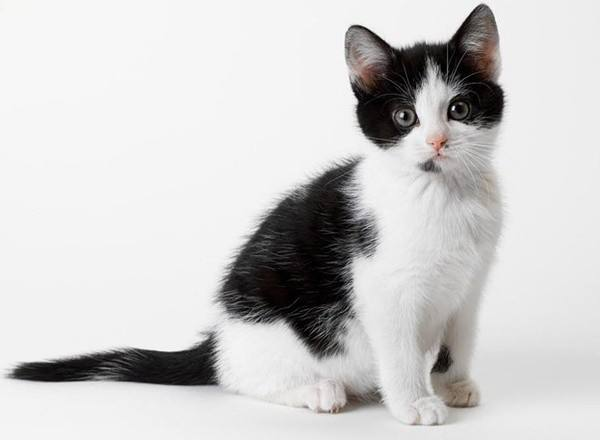
#> input picture Project 8 - Computer Vision/cat.jpg, 600 x 440 px
$ python test7.py
#> lines starting #> are read from the running program, lines starting #| are printed output that depends on the picture; after the words box and inside, x2 and y2 are one past the last pixel; in counts of white or black regions, pixels touching at a corner belong together
import cv2
import numpy as np
import matplotlib.pyplot as plt

img = cv2.imread("cat.jpg", cv2.IMREAD_GRAYSCALE)
#> img: shape (440, 600); min 0, max 255, mean 205.2
cv2.imshow('image', img)
cv2.waitKey(0)
cv2.destroyAllWindows()
mask = np.zeros(img.shape, np.uint8)
mask[100:300, 200:400] = 255
cv2.imshow('mask', mask)
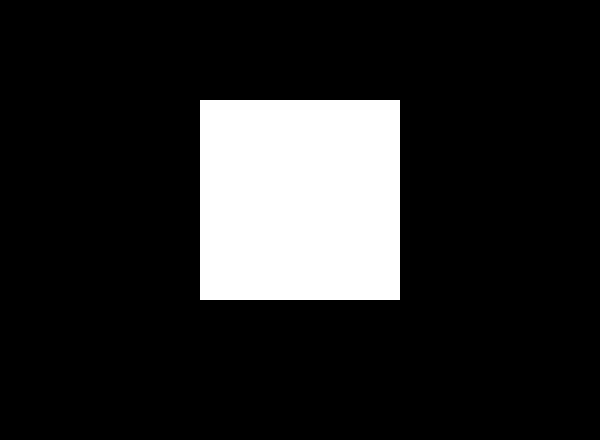
#> window 'mask': shape (440, 600); 15.2% white; 1 white region, box (x1, y1, x2, y2) and area: (200, 100, 400, 300) 40000
cv2.waitKey(0)
cv2.destroyAllWindows()
img_masked = cv2.bitwise_and(img, img, mask=mask)
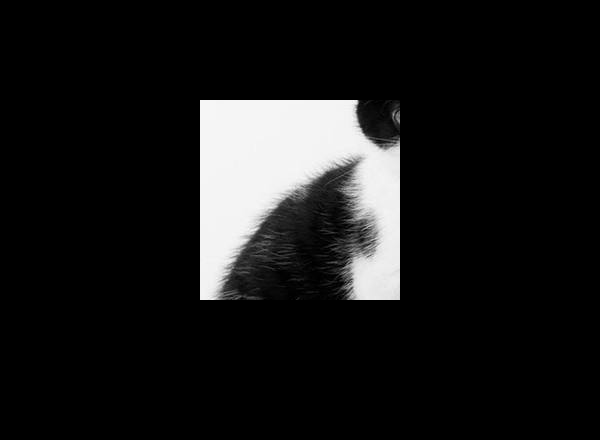
#> img_masked: shape (440, 600); min 0, max 250, mean 24.5
cv2.imshow('img_masked', img_masked)
cv2.waitKey(0)
cv2.destroyAllWindows()
hist_full = cv2.calcHist([img], [0], None, [256], [0, 256])
#> hist_full = 256 values, max 21686 at index 245, min 3 at index 254, mean 1031.2
hist_masked = cv2.calcHist([img_masked], [0], mask, [256], [0, 256])
#> hist_masked = 256 values, max 7215 at index 244, min 0 at index 251, mean 156.2


plt.subplot(221), plt.imshow(img, 'gray')
plt.subplot(222), plt.imshow(mask, 'gray')
plt.subplot(223), plt.imshow(img_masked, 'gray')
plt.subplot(224), plt.plot(hist_full), plt.plot(hist_masked)
plt.show()
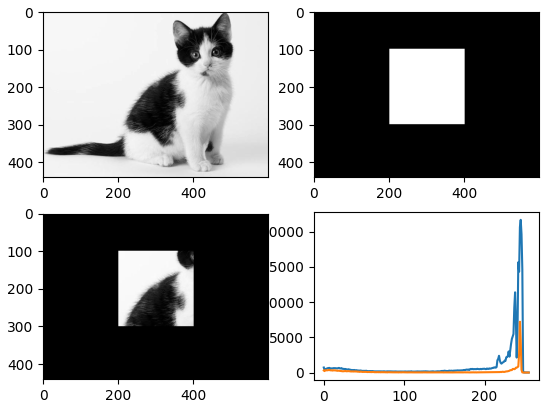
#> figure drawn by matplotlib, 4 panels; panel 4: curve peaks at x = 245, y = 21686; panel 4: curve peaks at x = 244, y = 7215

cv2.waitKey(0)
cv2.destroyAllWindows()

$ run again, with Project 8 - Computer Vision/harris.jpg copied over Project 8 - Computer Vision/cat.jpg
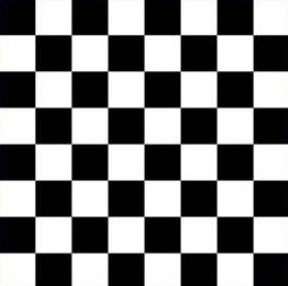
#> input picture Project 8 - Computer Vision/harris.jpg, 288 x 286 px
#> `cv2.imshow('mask', mask)`:
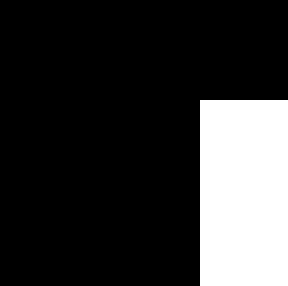
#> window 'mask': shape (286, 288); 19.9% white; 1 white region, box (x1, y1, x2, y2) and area: (200, 100, 288, 286) 16368
#> hist_full = 256 values, max 21066 at index 255, min 0 at index 30, mean 321.8
#> hist_masked = 256 values, max 4064 at index 255, min 0 at index 30, mean 63.94
#> `plt.show()`:
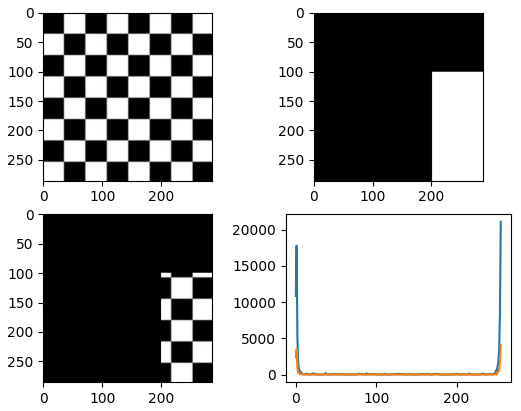
#> figure drawn by matplotlib, 4 panels; panel 4: curve peaks at x = 255, y = 21066; panel 4: curve peaks at x = 255, y = 4064
